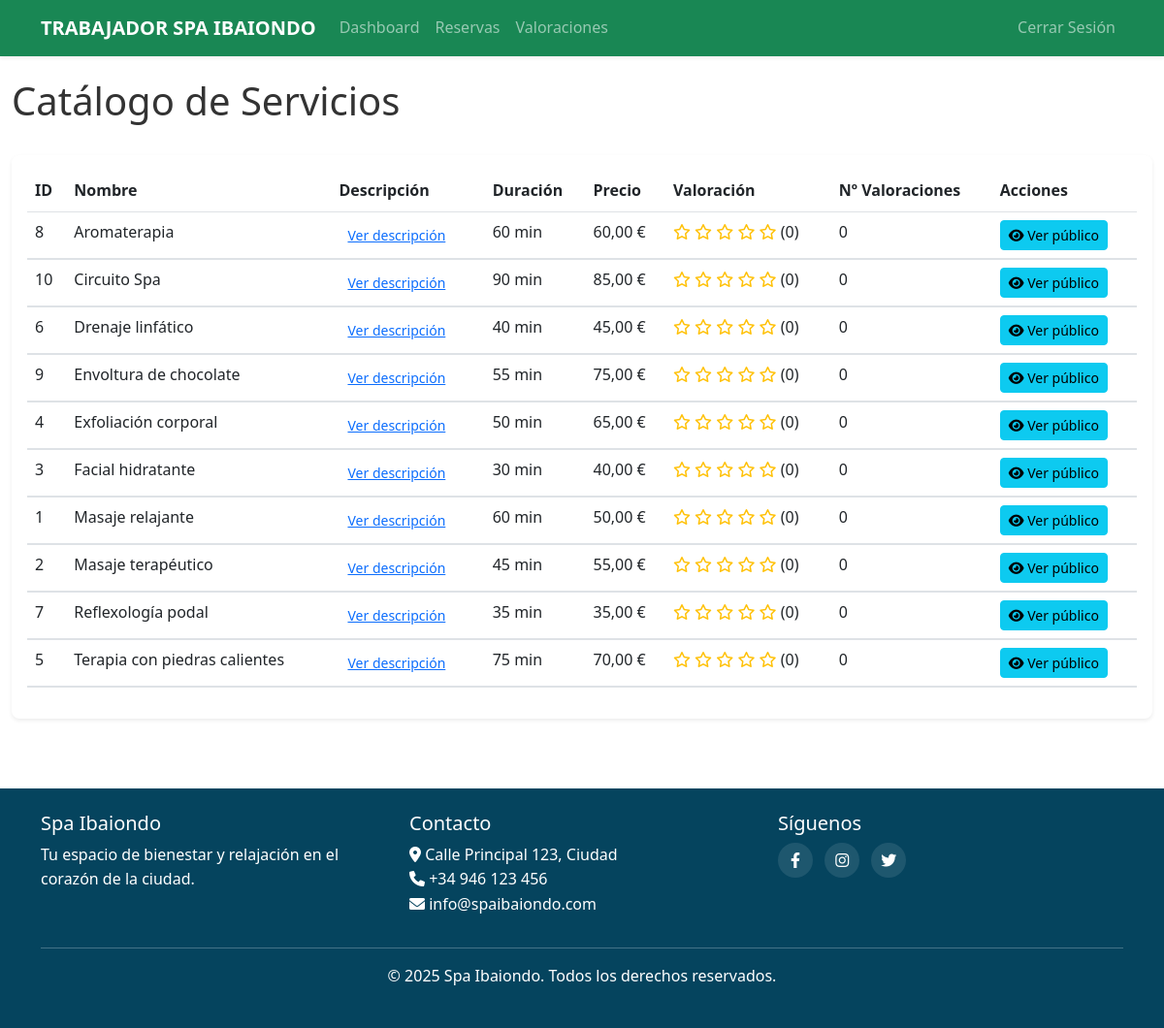
/public/index.php/trabajador/servicios (signed in), run on the app's committed database.
### tables this page shows
CREATE TABLE servicios (
	id INT AUTO_INCREMENT PRIMARY KEY,
	nombre VARCHAR(100) NOT NULL,
	descripcion TEXT NOT NULL,
	duracion INT NOT NULL,
	precio DECIMAL(10,2) NOT NULL,
	imagen VARCHAR(255) NULL
);

### app/controllers/TrabajadorController.php (called while the page is built, shortened)
<?php
class TrabajadorController {
    public function __construct() {
        require_once BASE_PATH . '/app/models/Trabajador.php';
        require_once BASE_PATH . '/app/models/Valoracion.php';
    }
    public function listarServicios() {
        require_once BASE_PATH . '/app/models/Servicio.php';
        require_once BASE_PATH . '/app/models/Valoracion.php';
        $servicioModel = new Servicio();
        $valoracionModel = new Valoracion();
        $servicios = $servicioModel->getAll();
        foreach ($servicios as $key => $servicio) {
            $puntuacion = $valoracionModel->getPuntuacionMedia($servicio['id']);
            $servicios[$key]['puntuacion_media'] = $puntuacion['media'] ? round($puntuacion['media'], 1) : 0;
            $servicios[$key]['total_valoraciones'] = $puntuacion['total'];
        }
        include BASE_PATH . '/app/views/trabajadores/servicios_recepcionista.php';
        include BASE_PATH . '/app/views/layouts/trabajador.php';
    }
}

### public/index.php (called while the page is built, shortened)
<?php
require_once BASE_PATH . '/config/database.php';
require_once BASE_PATH . '/core/Router.php';
require_once BASE_PATH . '/core/Helper.php';
$router = new Router();
$router->dispatch();

### config/database.php (called while the page is built)
<?php
class Database {
    private static $instance = null;
    private $conn;
    private $host = 'localhost';
    private $user = 'root';
    private $pass = '';
    private $name = 'spa';
    private function __construct() {
        try {
            $this->conn = new PDO(
                "mysql:host={$this->host};dbname={$this->name};charset=utf8mb4",
                $this->user,
                $this->pass,
                [PDO::ATTR_ERRMODE => PDO::ERRMODE_EXCEPTION]
            );
        } catch(PDOException $e) {
            die("Error de conexión: " . $e->getMessage());
        }
    }
    public static function getInstance() {
        if (self::$instance == null) {
            self::$instance = new Database();
        }
        return self::$instance;
    }
    public function getConnection() {
        return $this->conn;
    }
}

### app/models/Servicio.php (called while the page is built, shortened)
<?php
class Servicio {
    private $db;
    public function __construct() {
        $this->db = Database::getInstance()->getConnection();
    }
    public function getAll() {
        $stmt = $this->db->query("SELECT * FROM servicios ORDER BY nombre");
        return $stmt->fetchAll(PDO::FETCH_ASSOC);
    }
}

### app/models/Valoracion.php (called while the page is built, shortened)
<?php
class Valoracion {
    private $db;
    public function __construct() {
        $this->db = Database::getInstance()->getConnection();
    }
    public function getPuntuacionMedia($idServicio) {
        $stmt = $this->db->prepare("
            SELECT AVG(puntuacion) as media, COUNT(*) as total
            FROM valoraciones
            WHERE id_servicio = ? AND estado = 'aprobada'
        ");
        $stmt->execute([$idServicio]);
        return $stmt->fetch(PDO::FETCH_ASSOC);
    }
}

### core/Helper.php (called while the page is built, shortened)
<?php
class Helper {
    public static function url($path = '') {
        $base = APP_URL;
        if (strpos($base, 'index.php') === false) {
            $base .= '/index.php';
        }
        return $base . '/' . ltrim($path, '/');
    }
    public static function e($string) {
        return htmlspecialchars($string, ENT_QUOTES, 'UTF-8');
    }
    public static function formatPrice($price) {
        return number_format($price, 2, ',', '.') . ' €';
    }
}

### app/views/trabajadores/servicios_recepcionista.php (the view, shortened to what this page needs)
<div class="container-fluid py-4">
    <div class="d-flex justify-content-between align-items-center mb-4">
        <h1>Catálogo de Servicios</h1>
    </div>
    <div class="card shadow-sm">
        <div class="card-body">
            <div class="table-responsive">
                <table class="table table-hover">
                    <thead>
                        <tr>
                            <th>ID</th>
                            <th>Nombre</th>
                            <th>Descripción</th>
                            <th>Duración</th>
                            <th>Precio</th>
                            <th>Valoración</th>
                            <th>Nº Valoraciones</th>
                            <th>Acciones</th>
                        </tr>
                    </thead>
                    <tbody>
                        <?php if (empty($servicios)): ?>
                            <tr>
                                <td colspan="8" class="text-center">No hay servicios registrados</td>
                            </tr>
                        <?php else: ?>
                            <?php foreach ($servicios as $servicio): ?>
                                <tr>
                                    <td><?= $servicio['id'] ?></td>
                                    <td><?= Helper::e($servicio['nombre']) ?></td>
                                    <td>
                                        <button type="button" class="btn btn-sm btn-link toggle-collapse"
                                                data-bs-toggle="collapse"
                                                data-bs-target="#desc<?= $servicio['id'] ?>"
                                                aria-expanded="false">
                                            Ver descripción
                                        </button>
                                    </td>
                                    <td><?= $servicio['duracion'] ?> min</td>
                                    <td><?= Helper::formatPrice($servicio['precio']) ?></td>
                                    <td>
                                        <?php for ($i = 1; $i <= 5; $i++): ?>
                                            <?php if ($i <= $servicio['puntuacion_media']): ?>
                                                <i class="fas fa-star text-warning"></i>
                                            <?php elseif ($i - 0.5 <= $servicio['puntuacion_media']): ?>
                                                <i class="fas fa-star-half-alt text-warning"></i>
                                            <?php else: ?>
                                                <i class="far fa-star text-warning"></i>
                                            <?php endif; ?>
                                        <?php endfor; ?>
                                        (<?= $servicio['puntuacion_media'] ?>)
                                    </td>
                                    <td><?= $servicio['total_valoraciones'] ?></td>
                                    <td>
                                        <a href="<?= Helper::url('servicios/' . $servicio['id']) ?>" class="btn btn-sm btn-info" target="_blank">
                                            <i class="fas fa-eye"></i> Ver público
                                        </a>
                                    </td>
                                </tr>
                                <tr class="collapse-row">
                                    <td colspan="8" class="p-0">
                                    </td>
                                </tr>
                            <?php endforeach; ?>
                        <?php endif; ?>
                    </tbody>
                </table>
            </div>
        </div>
    </div>
</div>

### core/Router.php (shortened to what this page needs)
<?php
class Router {
    private $routes = [];
    public function add($method, $path, $controller, $action) {
        $this->routes[] = [
            'method' => $method,
            'path' => $path,
            'controller' => $controller,
            'action' => $action
        ];
    }
    public function dispatch() {
        $uri = $_SERVER['REQUEST_URI'];
        $method = $_SERVER['REQUEST_METHOD'];
        $baseFolder = '/spa-ibaiondo/public';
        if (strpos($uri, $baseFolder) === 0) {
            $uri = substr($uri, strlen($baseFolder));
        }
        $uri = str_replace('/index.php', '', $uri);
        $uri = explode('?', $uri)[0];
        foreach ($this->routes as $route) {
            $pattern = $this->convertRouteToRegex($route['path']);
            if ($route['method'] === $method && preg_match($pattern, $uri, $matches)) {
                array_shift($matches);
                $action = $route['action'];
                $controllerInstance = new $controller();
                call_user_func_array([$controllerInstance, $action], $matches);
                return;
            }
        }
    }
    private function convertRouteToRegex($route) {
        $pattern = preg_replace('/\{([a-zA-Z0-9_]+)\}/', '([^/]+)', $route);
        return '#^' . $pattern . '$#';
    }
}

### public/assets/css/styles.css (style rules this page uses)
body { font-family: 'Segoe UI', Tahoma, Geneva, Verdana, sans-serif; color: #333; line-height: 1.6; padding-right: 0 !important; }
:root { --primary-color: #189AB4; --secondary-color: #6c757d; --accent-color: #e9ecef; --success-color: #28a745; --info-color: #17a2b8; --warning-color: #ffc107; --danger-color: #dc3545; }
.fixed-navbar-body { padding-top: 3.5rem !important; }
.card { border: none; border-radius: 0.5rem; overflow: hidden; transition: transform 0.3s, box-shadow 0.3s; }
.collapse-row { background-color: #f8f9fa; }
html { overflow-y: scroll; }

### data on the page
servicios: id "8", nombre "Aromaterapia", duracion "60", precio "60,00 €", puntuacion_media "0", total_valoraciones "0"
servicios: id "10", nombre "Circuito Spa", duracion "90", precio "85,00 €", puntuacion_media "0", total_valoraciones "0"
servicios: id "6", nombre "Drenaje linfático", duracion "40", precio "45,00 €", puntuacion_media "0", total_valoraciones "0"
servicios: id "9", nombre "Envoltura de chocolate", duracion "55", precio "75,00 €", puntuacion_media "0", total_valoraciones "0"
servicios: id "4", nombre "Exfoliación corporal", duracion "50", precio "65,00 €", puntuacion_media "0", total_valoraciones "0"
servicios: id "3", nombre "Facial hidratante", duracion "30", precio "40,00 €", puntuacion_media "0", total_valoraciones "0"
servicios: id "1", nombre "Masaje relajante", duracion "60", precio "50,00 €", puntuacion_media "0", total_valoraciones "0"
servicios: id "2", nombre "Masaje terapéutico", duracion "45", precio "55,00 €", puntuacion_media "0", total_valoraciones "0"
servicios: id "7", nombre "Reflexología podal", duracion "35", precio "35,00 €", puntuacion_media "0", total_valoraciones "0"
servicios: id "5", nombre "Terapia con piedras calientes", duracion "75", precio "70,00 €", puntuacion_media "0", total_valoraciones "0"
